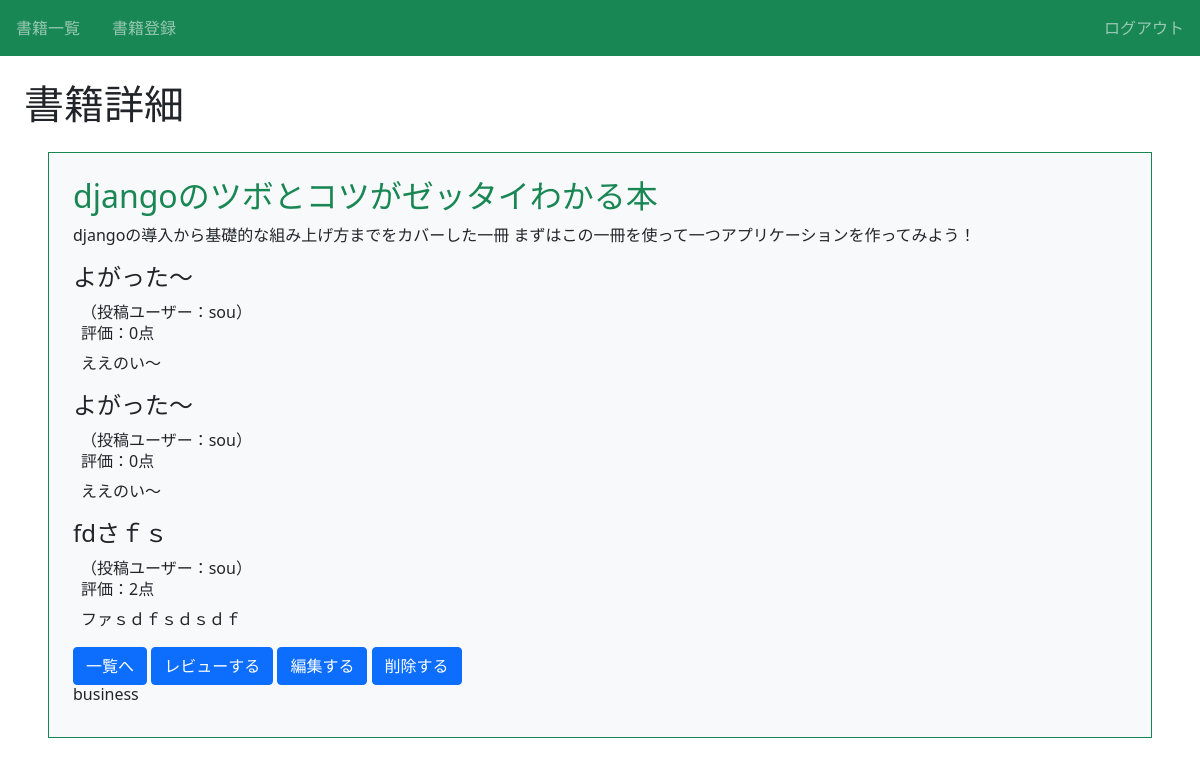
The page /book/6/detail (signed in) on the database its author committed.
### bookapp/models.py (models this page shows, shortened)
class Book(models.Model):
    title = models.CharField(max_length=100)
    text = models.TextField()
    thumbnail = models.ImageField(null=True, blank=True)
    category = models.CharField(
        max_length=100,
        choices = CATEGORY
    )
    user = models.ForeignKey('auth.User', on_delete=models.CASCADE)

class Review(models.Model):
    book = models.ForeignKey(Book, on_delete=models.CASCADE)
    title = models.CharField(max_length=100)
    text = models.TextField()
    rate = models.IntegerField(choices=RATE_CHOICES)
    user = models.ForeignKey('auth.User', on_delete=models.CASCADE)

### bookapp/views.py (the view)
# urls.py: path('book/<int:pk>/detail', views.DetailBookView.as_view(), name='detail-book'),
class DetailBookView(LoginRequiredMixin, DetailView):
    template_name = 'bookapp/book_detail.html'
    model = Book

### bookapp/templates/bookapp/book_detail.html (shortened to what this page needs)
{% extends 'base.html' %}
{% block h1 %}書籍詳細{% endblock %}
{% block content %}
<div class="p-4 m-4 bg-light border border-success rouded">
    <h2 class="text-success">{{ object.title }}</h2>
    <p>{{ object.text }}</p>
    <div>
        {% for review in object.review_set.all %}
        <div>
            <h3 class="h4">{{ review.title }}</h3>
            <div class="px-2">
              <span>（投稿ユーザー：{{ review.user.username }}）</span>
              <h6>評価：{{ review.rate }}点</h6>
              <p>{{ review.text }}</p>
            </div>
        </div>
        {% endfor %}
    </div>
    <a href="{% url 'index' %}" class="btn btn-primary">一覧へ</a>
    <a href="{% url 'review' object.pk %}" class="btn btn-primary">レビューする</a>
    <a href="{% url 'update-book' object.pk %}" class="btn btn-primary">編集する</a>
    <a href="{% url 'delete-book' object.pk %}" class="btn btn-primary">削除する</a>
    <h6 class="card-title">{{ object.category }}</h6>
    </div>
</div>
{% endblock content %}

### bookapp/static/bookapp/css/style.css (style rules this page uses)
a { text-decoration: none; }

### rows shown on the page
Book: title "djangoのツボとコツがゼッタイわかる本", text "djangoの導入から基礎的な組み上げ方までをカバーした一冊 まずはこの一冊を使って一つアプリケーションを作ってみよう！", category "business"
Review: title "よがった〜", user.username "sou", rate "0", text "ええのい〜"
Review: title "よがった〜", user.username "sou", rate "0", text "ええのい〜"
Review: title "fdさｆｓ", user.username "sou", rate "2", text "ファｓｄｆｓｄｓｄｆ"
